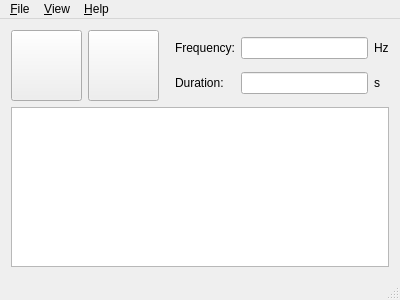
<?xml version="1.0" encoding="UTF-8"?>
<ui version="4.0">
 <class>Zenom</class>
 <widget class="QMainWindow" name="Zenom">
  <property name="geometry">
   <rect>
    <x>0</x>
    <y>0</y>
    <width>400</width>
    <height>300</height>
   </rect>
  </property>
  <property name="windowTitle">
   <string>Zenom</string>
  </property>
  <property name="windowIcon">
   <iconset resource="zenom.qrc">
    <normaloff>:/zenom/resources/logo.png</normaloff>:/zenom/resources/logo.png</iconset>
  </property>
  <widget class="QWidget" name="centralWidget">
   <layout class="QGridLayout" name="gridLayout_3">
    <item row="1" column="0" colspan="3">
     <widget class="Output" name="output">
      <property name="font">
       <font>
        <pointsize>10</pointsize>
       </font>
      </property>
     </widget>
    </item>
    <item row="0" column="0" colspan="2">
     <layout class="QGridLayout" name="gridLayout">
      <item row="0" column="0">
       <widget class="QPushButton" name="startButton">
        <property name="sizePolicy">
         <sizepolicy hsizetype="Fixed" vsizetype="Fixed">
          <horstretch>0</horstretch>
          <verstretch>0</verstretch>
         </sizepolicy>
        </property>
        <property name="minimumSize">
         <size>
          <width>71</width>
          <height>71</height>
         </size>
        </property>
        <property name="text">
         <string/>
        </property>
       </widget>
      </item>
      <item row="0" column="1">
       <widget class="QPushButton" name="stopButton">
        <property name="sizePolicy">
         <sizepolicy hsizetype="Fixed" vsizetype="Fixed">
          <horstretch>0</horstretch>
          <verstretch>0</verstretch>
         </sizepolicy>
        </property>
        <property name="minimumSize">
         <size>
          <width>71</width>
          <height>71</height>
         </size>
        </property>
        <property name="text">
         <string/>
        </property>
       </widget>
      </item>
     </layout>
    </item>
    <item row="0" column="2">
     <layout class="QGridLayout" name="gridLayout_2">
      <property name="leftMargin">
       <number>10</number>
      </property>
      <item row="1" column="0">
       <widget class="QLabel" name="durationLabel">
        <property name="text">
         <string>Duration:</string>
        </property>
       </widget>
      </item>
      <item row="1" column="1">
       <widget class="QLineEdit" name="duration"/>
      </item>
      <item row="0" column="1">
       <widget class="QLineEdit" name="frequency"/>
      </item>
      <item row="0" column="0">
       <widget class="QLabel" name="frequencyLabel">
        <property name="text">
         <string>Frequency:</string>
        </property>
       </widget>
      </item>
      <item row="0" column="2">
       <widget class="QLabel" name="frequencyAbb">
        <property name="toolTip">
         <string>Hertz</string>
        </property>
        <property name="text">
         <string>Hz</string>
        </property>
       </widget>
      </item>
      <item row="1" column="2">
       <widget class="QLabel" name="durationAbb">
        <property name="toolTip">
         <string>Second</string>
        </property>
        <property name="text">
         <string>s</string>
        </property>
       </widget>
      </item>
     </layout>
    </item>
   </layout>
  </widget>
  <widget class="QMenuBar" name="menuBar">
   <property name="geometry">
    <rect>
     <x>0</x>
     <y>0</y>
     <width>400</width>
     <height>22</height>
    </rect>
   </property>
   <widget class="QMenu" name="menu_File">
    <property name="title">
     <string>&amp;File</string>
    </property>
    <widget class="QMenu" name="menuRecent_P_rojects">
     <property name="title">
      <string>Recent &amp;Projects</string>
     </property>
     <addaction name="actionClear_Recent_Projects_Menu"/>
    </widget>
    <addaction name="actionOpen_Project"/>
    <addaction name="actionSave_Project"/>
    <addaction name="separator"/>
    <addaction name="actionReload"/>
    <addaction name="separator"/>
    <addaction name="separator"/>
    <addaction name="menuRecent_P_rojects"/>
    <addaction name="separator"/>
    <addaction name="actionExit"/>
   </widget>
   <widget class="QMenu" name="menu_View">
    <property name="title">
     <string>&amp;View</string>
    </property>
    <addaction name="actionWatch"/>
    <addaction name="actionPlot"/>
    <addaction name="separator"/>
   </widget>
   <widget class="QMenu" name="menu_Help">
    <property name="title">
     <string>&amp;Help</string>
    </property>
    <addaction name="action_Contents"/>
    <addaction name="separator"/>
    <addaction name="action_About_zenom"/>
   </widget>
   <addaction name="menu_File"/>
   <addaction name="menu_View"/>
   <addaction name="menu_Help"/>
  </widget>
  <widget class="QStatusBar" name="statusBar"/>
  <action name="actionOpen_Project">
   <property name="text">
    <string>&amp;Open Project...</string>
   </property>
   <property name="shortcut">
    <string>Ctrl+O</string>
   </property>
  </action>
  <action name="actionSave_Project">
   <property name="text">
    <string>&amp;Save</string>
   </property>
   <property name="shortcut">
    <string>Ctrl+S</string>
   </property>
  </action>
  <action name="actionExit">
   <property name="text">
    <string>E&amp;xit</string>
   </property>
   <property name="shortcut">
    <string>Ctrl+Q</string>
   </property>
  </action>
  <action name="actionWatch">
   <property name="text">
    <string>&amp;Watch...</string>
   </property>
  </action>
  <action name="actionReload">
   <property name="text">
    <string>&amp;Reload</string>
   </property>
  </action>
  <action name="actionPlot">
   <property name="text">
    <string>&amp;Plot</string>
   </property>
  </action>
  <action name="action_Contents">
   <property name="text">
    <string>&amp;Contents</string>
   </property>
   <property name="shortcut">
    <string>F1</string>
   </property>
  </action>
  <action name="action_About_zenom">
   <property name="text">
    <string>&amp;About...</string>
   </property>
  </action>
  <action name="actionExport_as_Matlab">
   <property name="text">
    <string>Export as Matlab...</string>
   </property>
  </action>
  <action name="actionClear_Recent_Projects_Menu">
   <property name="text">
    <string>Clear Menu</string>
   </property>
  </action>
 </widget>
 <layoutdefault spacing="6" margin="11"/>
 <customwidgets>
  <customwidget>
   <class>Output</class>
   <extends>QPlainTextEdit</extends>
   <header>widget/output.h</header>
  </customwidget>
 </customwidgets>
 <resources>
  <include location="zenom.qrc"/>
 </resources>
 <connections/>
</ui>
